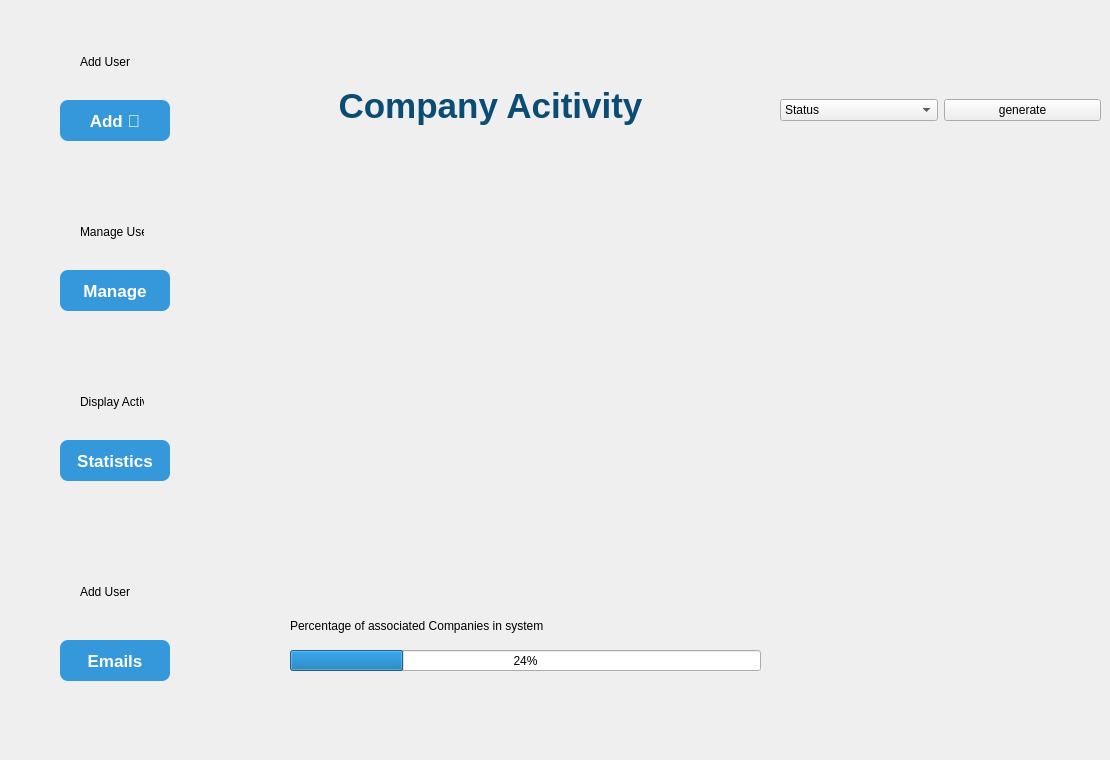
     <widget class="QWidget" name="page_5">
      <widget class="QWidget" name="BackFrame_29" native="true">
       <property name="geometry">
        <rect>
         <x>10</x>
         <y>10</y>
         <width>201</width>
         <height>741</height>
        </rect>
       </property>
       <widget class="QPushButton" name="Display_31">
        <property name="geometry">
         <rect>
          <x>50</x>
          <y>430</y>
          <width>110</width>
          <height>41</height>
         </rect>
        </property>
        <property name="styleSheet">
         <string notr="true">QPushButton {
    background-color: #3498db;
    color: white;
    font-size: 17px;
    font-weight: bold;
    border: none;
    border-radius: 8px;
    padding: 8px 16px;
}
QPushButton:hover {
    background: qlineargradient(x1:0, y1:0, x2:0, y2:1,
                                stop:0 #38bdf8, stop:1 #0ea5e9);
}

QPushButton:pressed {
    background: qlineargradient(x1:0, y1:0, x2:0, y2:1,
                                stop:0 #0369a1, stop:1 #075985);
}
</string>
        </property>
        <property name="text">
         <string>Statistics</string>
        </property>
       </widget>
       <widget class="QLabel" name="Stats3">
        <property name="geometry">
         <rect>
          <x>70</x>
          <y>360</y>
          <width>64</width>
          <height>64</height>
         </rect>
        </property>
        <property name="styleSheet">
         <string notr="true">ui-&gt;adduser-&gt;setFixedSize(32, 32);</string>
        </property>
        <property name="text">
         <string>Display Activity </string>
        </property>
       </widget>
       <widget class="QPushButton" name="Manage_31">
        <property name="geometry">
         <rect>
          <x>50</x>
          <y>260</y>
          <width>110</width>
          <height>41</height>
         </rect>
        </property>
        <property name="styleSheet">
         <string notr="true">QPushButton {
    background-color: #3498db;
    color: white;
    font-size: 17px;
    font-weight: bold;
    border: none;
    border-radius: 8px;
    padding: 8px 16px;
}
QPushButton:hover {
    background: qlineargradient(x1:0, y1:0, x2:0, y2:1,
                                stop:0 #38bdf8, stop:1 #0ea5e9);
}

QPushButton:pressed {
    background: qlineargradient(x1:0, y1:0, x2:0, y2:1,
                                stop:0 #0369a1, stop:1 #075985);
}
</string>
        </property>
        <property name="text">
         <string>Manage</string>
        </property>
       </widget>
       <widget class="QLabel" name="ManC3">
        <property name="geometry">
         <rect>
          <x>70</x>
          <y>190</y>
          <width>64</width>
          <height>64</height>
         </rect>
        </property>
        <property name="styleSheet">
         <string notr="true">ui-&gt;adduser-&gt;setFixedSize(32, 32);</string>
        </property>
        <property name="text">
         <string>Manage User</string>
        </property>
       </widget>
       <widget class="QPushButton" name="add_user_31">
        <property name="geometry">
         <rect>
          <x>50</x>
          <y>90</y>
          <width>110</width>
          <height>41</height>
         </rect>
        </property>
        <property name="styleSheet">
         <string notr="true">QPushButton {
    background-color: #3498db;
    color: white;
    font-size: 17px;
    font-weight: bold;
    border: none;
    border-radius: 8px;
    padding: 8px 16px;
}
QPushButton:hover {
    background: qlineargradient(x1:0, y1:0, x2:0, y2:1,
                                stop:0 #38bdf8, stop:1 #0ea5e9);
}

QPushButton:pressed {
    background: qlineargradient(x1:0, y1:0, x2:0, y2:1,
                                stop:0 #0369a1, stop:1 #075985);
}
</string>
        </property>
        <property name="text">
         <string>Add 🏢</string>
        </property>
       </widget>
       <widget class="QLabel" name="Comp3">
        <property name="geometry">
         <rect>
          <x>70</x>
          <y>20</y>
          <width>64</width>
          <height>64</height>
         </rect>
        </property>
        <property name="styleSheet">
         <string notr="true">ui-&gt;adduser-&gt;setFixedSize(32, 32);</string>
        </property>
        <property name="text">
         <string>Add User</string>
        </property>
       </widget>
       <widget class="QPushButton" name="forgetpwd_19">
        <property name="geometry">
         <rect>
          <x>50</x>
          <y>630</y>
          <width>110</width>
          <height>41</height>
         </rect>
        </property>
        <property name="styleSheet">
         <string notr="true">QPushButton {
    background-color: #3498db;
    color: white;
    font-size: 17px;
    font-weight: bold;
    border: none;
    border-radius: 8px;
    padding: 8px 16px;
}
QPushButton:hover {
    background: qlineargradient(x1:0, y1:0, x2:0, y2:1,
                                stop:0 #38bdf8, stop:1 #0ea5e9);
}

QPushButton:pressed {
    background: qlineargradient(x1:0, y1:0, x2:0, y2:1,
                                stop:0 #0369a1, stop:1 #075985);
}
</string>
        </property>
        <property name="text">
         <string>Emails</string>
        </property>
       </widget>
       <widget class="QLabel" name="email1">
        <property name="geometry">
         <rect>
          <x>70</x>
          <y>550</y>
          <width>64</width>
          <height>64</height>
         </rect>
        </property>
        <property name="styleSheet">
         <string notr="true">ui-&gt;adduser-&gt;setFixedSize(32, 32);</string>
        </property>
        <property name="text">
         <string>Add User</string>
        </property>
       </widget>
      </widget>
      <widget class="QWidget" name="layoutWidget_24">
       <property name="geometry">
        <rect>
         <x>780</x>
         <y>90</y>
         <width>321</width>
         <height>41</height>
        </rect>
       </property>
       <layout class="QHBoxLayout" name="horizontalLayout_14">
        <item>
         <widget class="QComboBox" name="comboBox_20">
          <item>
           <property name="text">
            <string>Status</string>
           </property>
          </item>
          <item>
           <property name="text">
            <string>Preferred Fish</string>
           </property>
          </item>
         </widget>
        </item>
        <item>
         <widget class="QPushButton" name="pushButton_12">
          <property name="text">
           <string>generate</string>
          </property>
         </widget>
        </item>
       </layout>
      </widget>
      <widget class="QLabel" name="labelStatsTitle_11">
       <property name="geometry">
        <rect>
         <x>290</x>
         <y>80</y>
         <width>401</width>
         <height>51</height>
        </rect>
       </property>
       <property name="styleSheet">
        <string notr="true">
 font-family: &quot;Behove&quot;;
 font-size: 35px;
font-weight: bold;
 color: #0a4c73;
border: none;
       background: transparent;
</string>
       </property>
       <property name="text">
        <string>Company Acitivity</string>
       </property>
       <property name="alignment">
        <set>Qt::AlignmentFlag::AlignCenter</set>
       </property>
       <property name="wordWrap">
        <bool>false</bool>
       </property>
      </widget>
      <widget class="QLabel" name="label_79">
       <property name="geometry">
        <rect>
         <x>290</x>
         <y>610</y>
         <width>441</width>
         <height>31</height>
        </rect>
       </property>
       <property name="styleSheet">
        <string notr="true"/>
       </property>
       <property name="text">
        <string>Percentage of associated Companies in system</string>
       </property>
      </widget>
      <widget class="QChartView" name="chartView_6" native="true">
       <property name="geometry">
        <rect>
         <x>290</x>
         <y>150</y>
         <width>781</width>
         <height>421</height>
        </rect>
       </property>
      </widget>
      <widget class="QProgressBar" name="progressBar_7">
       <property name="geometry">
        <rect>
         <x>290</x>
         <y>650</y>
         <width>471</width>
         <height>21</height>
        </rect>
       </property>
       <property name="value">
        <number>24</number>
       </property>
      </widget>
     </widget>
